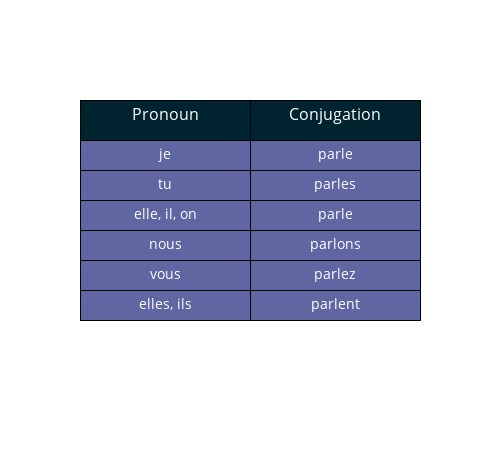

Write notebook code for a chart like this one.
### Markdown cell above
## Regular "er" verbs

Let's now look at the general rubric for conjugating verbs that end in **er** in the present tense. 

We will illustrate this with the verb "parler" (to speak). The stem of the verb parler is "parl-". We conjugate it by adding on the endings "e", "es", "e", "ons", "ez" "ent" for the corresponding pronouns. We put these into the data structure for the table, and build it as follows:

(Be sure to run the following cell, to generate the table.)

### Code cell
french = ['je','tu','elle, il, on','nous','vous','elles, ils']
stem = ['parl-','parl-','parl-','parl-','parl-','parl-']
ending = ['e','es','e','ons','ez','ent']
conjug = ['parle','parles','parle','parlons','parlez','parlent']


trace0 = go.Table(
  columnorder = [1,2],
  columnwidth = [10,10],
  header = dict(
    values = ['Pronoun','Conjugation'],
    line = dict(color = 'rgb(0,0,0)'),
    fill = dict(color = 'rgb(0,35,48)'),
    align = ['center','center'],
    font = dict(color = 'white', size = 16),
    height = 40
  ),
  cells = dict(
    values = [french,conjug],
    line = dict(color = 'black'),
    fill = dict(color = 'rgb(95,102,161)'),
    align = ['center', 'center'],
    font = dict(color = 'white', size = 14),
    height = 30
    )
)
layout = dict(width=500, height=450)

data = [trace0]
fig = dict(data = data, layout = layout)

iplot(fig)

### Figure 1 — Plotly figure (JSON) as saved in the notebook; plotly's stock layout.template omitted (floating-point values rounded to 4 significant figures)
{"data": [{"cells": {"align": ["center", "center"], "fill": {"color": "rgb(95,102,161)"}, "font": {"color": "white", "size": 14}, "height": 30, "line": {"color": "black"}, "values": [["je", "tu", "elle, il, on", "nous", "vous", "elles, ils"], ["parle", "parles", "parle", "parlons", "parlez", "parlent"]]}, "columnorder": [1, 2], "columnwidth": [10, 10], "header": {"align": ["center", "center"], "fill": {"color": "rgb(0,35,48)"}, "font": {"color": "white", "size": 16}, "height": 40, "line": {"color": "rgb(0,0,0)"}, "values": ["Pronoun", "Conjugation"]}, "type": "table"}], "layout": {"height": 450, "width": 500}}
